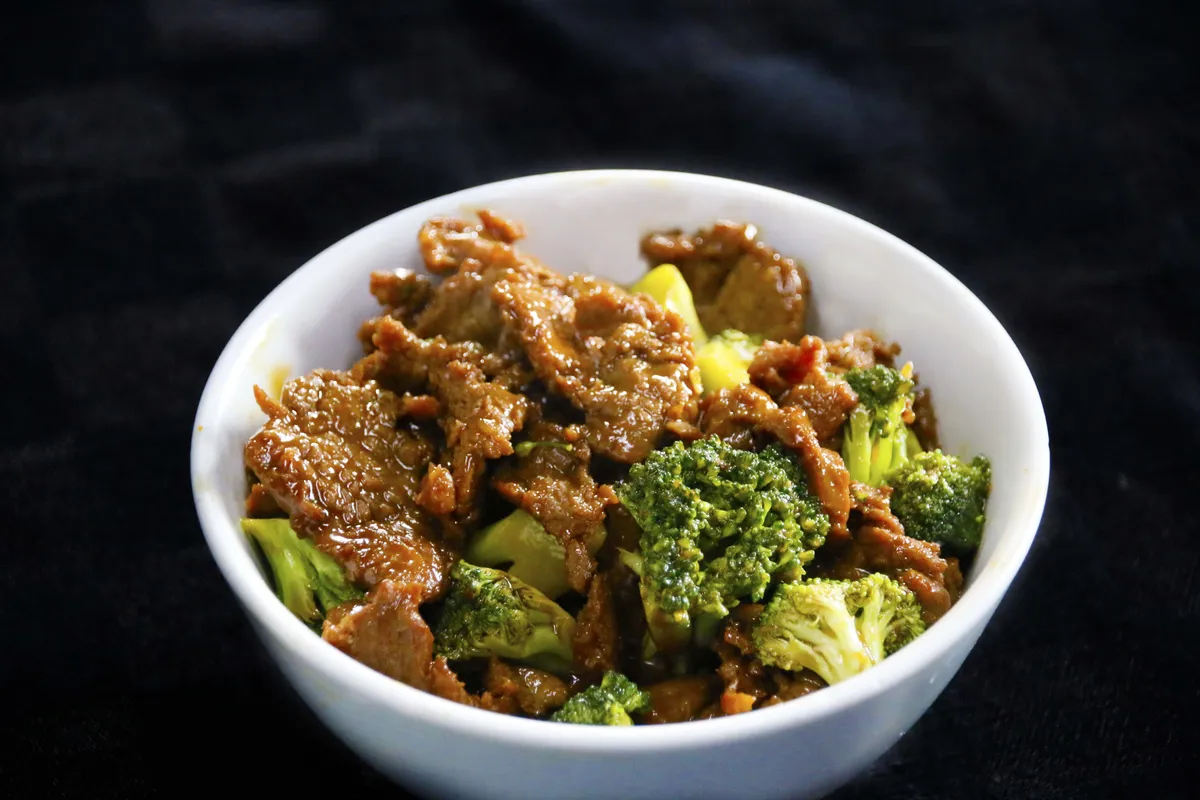
#> input picture images/food/Beef Brocolli.webp, 1200 x 800 px
$ python -i process_gallery_v2.py   (imports and definitions only)
#> lines starting #> are read from the running program, lines starting #| are printed output that depends on the picture
#> in process_image, img is the input picture: PIL image 1200x800 RGB; mean R, G, B 72.1, 65.7, 53.1
#!/usr/bin/env python3
"""
Mister Wok Image Processing Pipeline v2
- Windows path support
- 12 boutique gallery items (priority)
- 34-image batch flexibility
- Alt-text generation from semantic mapping
"""

import os
import sys
from PIL import Image
from pathlib import Path

# ============================================================================
# CONFIGURATION
# ============================================================================

SCRIPT_DIR = os.path.dirname(os.path.abspath(__file__))
SOURCE_DIR = r"C:\Users\HUSSEIN\Desktop\Mister_Wok_Website\old-working-files\Cleaned_Images"
OUTPUT_DIR = r"C:\Users\HUSSEIN\Desktop\Mister_Wok_Website\Mister_Wok_MNFVSS\images\food"
TARGET_SIZE = 600
QUALITY = 80

# ============================================================================
# BOUTIQUE GALLERY (12 Priority Items)
# Format: "source_filename_without_ext" → "output_kebab_name.webp"
# ============================================================================

GALLERY_PRIORITY = {
    "soups": "soups.webp",
    "spring-rolls": "spring-rolls.webp",
    "golden-fried-prawns": "golden-fried-prawns.webp",
    "chilli-garlic-paneer": "chilli-garlic-paneer.webp",
    "lamb-ribs": "lamb-ribs.webp",
    "lollipop-kiddie": "lollipop-kiddie.webp",
    "salt-and-pepper-vegetable": "salt-and-pepper-vegetable.webp",
    "beef-manchurian": "beef-manchurian.webp",
    "veg-rice": "veg-rice.webp",
    "chilli-garlic-noodles": "chilli-garlic-noodles.webp",
    "sweet-sour-prawns": "sweet-sour-prawns.webp",
    "ginger-crab": "ginger-crab.webp",
}

# ============================================================================
# ALT-TEXT SEMANTIC MAP
# Canonical format: "[Dish] - [Key Ingredients] - [Cooking Character]"
# Used for SEO, RAG indexing, and AI agent comprehension
# ============================================================================

ALT_TEXT_MAP = {
    "soups": "Soup - aromatic broth with aged aromatic long-grain rice noodles and wok-seared garnish",
    "spring-rolls": "Spring Rolls - crispy pastry with vegetable and protein filling, served with sweet chilli sauce",
    "golden-fried-prawns": "Golden Fried Prawns - succulent prawns in tempura batter, wok-tossed to golden perfection",
    "chilli-garlic-paneer": "Chilli Garlic Paneer - Indian cottage cheese cubes seared in wok with dry chilli and garlic",
    "lamb-ribs": "Lamb Ribs - fall-off-the-bone lamb in spiced wok reduction",
    "lollipop-kiddie": "Lollipop Kiddie - playful chicken lollipops seasoned with mild spices",
    "salt-and-pepper-vegetable": "Salt and Pepper Vegetable - seasonal vegetables with wok-hei char and cracked pepper",
    "beef-manchurian": "Beef Manchurian - tender beef in tangy Manchurian sauce with fried onions",
    "veg-rice": "Vegetable Fried Rice - aged aromatic long-grain rice with garden vegetables, egg, and wok-hei seasoning",
    "chilli-garlic-noodles": "Chilli Garlic Noodles - stir-fried noodles with aromatic garlic, dry chilli, and fresh herbs",
    "sweet-sour-prawns": "Sweet and Sour Prawns - prawns in balanced sweet-tangy sauce with pineapple and bell peppers",
    "ginger-crab": "Ginger Crab - fresh crab meat wok-cooked with young ginger and Shaoxing wine",
}

# Full alt-text map for all production WebPs (RAG / DEO indexing)
FULL_ALT_TEXT_MAP = {
    **ALT_TEXT_MAP,
    "beef-brocolli": "Beef Broccoli - premium beef sirloin seared at high wok heat with fresh broccoli florets",
    "beef-mushroom": "Beef with Mushroom - sliced beef and button mushrooms in garlic soy reduction",
    "beef-strips": "Chilli Lamb Strips - tender lamb strips wok-tossed with dry chilli and aromatics",
    "chicken-cashewnuts": "Chicken with Cashewnuts - diced chicken breast tossed with roasted cashews and capsicum",
    "chicken-wings": "House Chicken Wings - dry-style Chinese wings on red onion and colour capsicum",
    "chilli-fish": "Tilapia Fish - fresh Kenyan tilapia wok-cooked in bold Chinese sauce",
    "dim-sum-main-index": "Dim Sum - hand-wrapped dumplings steamed to order",
    "dumplings": "Garden Veg Dumpling - vegetable filling in delicate steamed pastry",
    "fish-in-garlic": "Tilapia Fish in Garlic Sauce - fresh tilapia in aromatic garlic base",
    "hero-shot": "Tilapia - whole fish seared at 300°C wok temperature crispy skin moist flesh",
    "honey-chilli-chicken": "Honey Chilli Chicken - golden chicken nuggets glazed with honey and sesame",
    "lamb-in-schezuan-sauce": "Lamb in Schezuan Sauce - tender lamb strands in spicy tangy Schezuan reduction",
    "lollipops": "Dry Chilli Chicken - spiced chicken nuggets wok-tossed dry with bold chilli heat",
    "noodles-beef": "Beef Noodles - hand-cut noodles wok-tossed with tender beef and seasoning",
    "plain-fried-rice": "Plain Fried Rice - premium long-grain aromatic rice wok-fried with egg",
    "prawn-sizzler": "Prawns Sizzler - queen prawns on hot sizzling platter with vegetables",
    "sesame-tofu-bites": "Sesame Tofu Bites - soft tofu cubes in teriyaki glaze with sesame",
    "shanghai-lemon-prawns": "Shanghai Lemon Prawns - king prawns in crisp batter with house lemon glaze",
    "shanghai-veg-tofu-mushroom-brocolli": "Chicken Baby Corn Broccoli - chicken with baby corn broccoli and light soy glaze",
    "shanghai-veg-withcashew": "Vegetable Wrap - wok-tossed vegetables with cashews in fresh wrap",
    "shan-tung-potato-wedges": "Shan Tung Potato Wedges - spicy potato wedges with wok-hei char",
    "takeaway": "Takeaway Box - stir-fry premium aromatic rice and spring roll feeds 1 to 2",
    "tofu-in-black-bean-sauce": "Tofu in Black Bean Sauce - soft tofu cubes in fermented black bean and garlic",
    "tom-yum-prawn": "Tom Yum Prawn Soup - prawns in hot sour fragrant Thai coconut broth",
    "vegetable-springrolls": "Veg Spring Rolls - crispy pastry with fresh vegetable filling",
    "vegetable-spring-rolls-portion": "Veg Spring Rolls Portion - four gold-bar spring rolls served crisp",
    "veg-sizzler": "Vegetable Sizzler - seasonal vegetables on hot sizzling platter",
    "wok-toss-rice": "Wok Hei - high-heat wok toss at 300 degrees breath of the wok",
    "wok-toss-rice": "Yong Chow Fried Rice - premium aromatic rice with shrimp egg and chicken",
}


def center_crop_to_square(img, size=600):
    """Center-crop image to 600x600."""
#> called with size = 600
    width, height = img.size
#> width = 1200; height = 800
    if width == height:
        return img.resize((size, size), Image.Resampling.LANCZOS)

    min_dim = min(width, height)
#> min_dim = 800
    left = (width - min_dim) // 2
#> left = 200
    top = (height - min_dim) // 2
#> top = 0
    right = left + min_dim
#> right = 1000
    bottom = top + min_dim
#> bottom = 800

    cropped = img.crop((left, top, right, bottom))
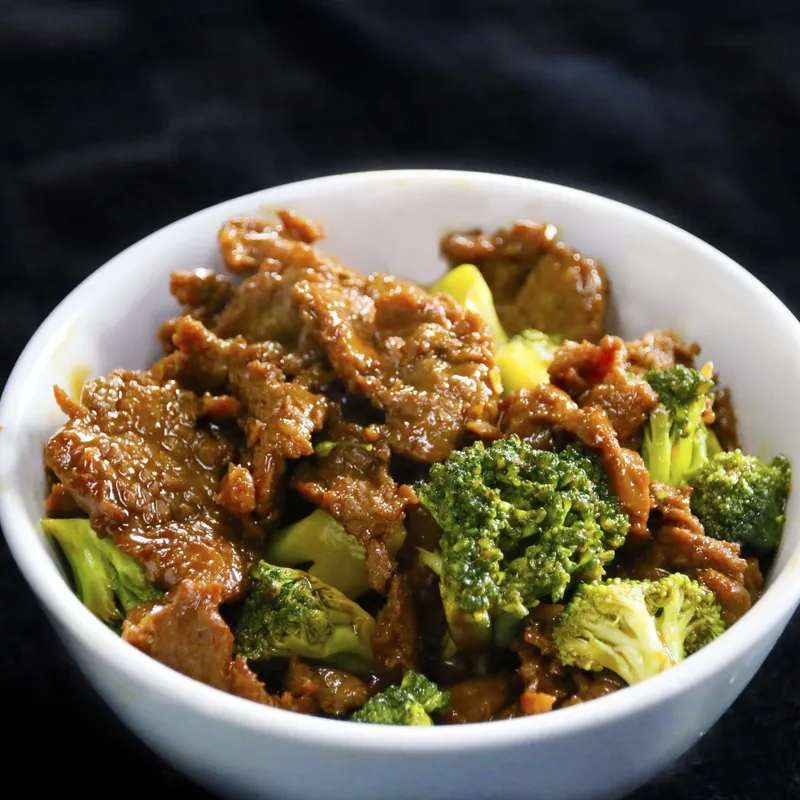
#> cropped: PIL image 800x800 RGB; mean R, G, B 99.8, 89.3, 68.6
    return cropped.resize((size, size), Image.Resampling.LANCZOS)


def process_image(source_path, output_path, alt_text=None):
    """Process single image: crop, convert to WebP."""
    try:
        img = Image.open(source_path)

        # Convert RGBA/LA/Palette → RGB
        if img.mode in ("RGBA", "LA", "P"):
            bg = Image.new("RGB", img.size, (10, 10, 10))  # Black #0a0a0a
            if img.mode == "P":
                img = img.convert("RGBA")
            bg.paste(img, mask=img.split()[-1] if len(img.split()) > 3 else None)
            img = bg
        elif img.mode != "RGB":
            img = img.convert("RGB")

        # Center-crop & resize
        img = center_crop_to_square(img, TARGET_SIZE)

        # Save WebP
        img.save(
            output_path,
            "WEBP",
            quality=QUALITY,
            method=6,  # Slowest encoding, best compression
        )

        size_kb = os.path.getsize(output_path) / 1024
        status = "GALLERY" if alt_text else "MENU"
        print(f"  OK {status:<7} {Path(output_path).name:<40} {size_kb:>6.1f}KB")

        return True

    except Exception as e:
        print(f"  ERR         {Path(output_path).name}: {e}")
        return False


def normalize_base(name):
    """Normalize filename stem for kebab-case matching."""
    return name.lower().replace("_", "-").replace(" ", "-")


# [88 lines left out: functions find_source_file, main, not called in this run]


# [2 lines not run here, left out]

>>> result = process_image('images/food/Beef Brocolli.webp', 'out.png')
